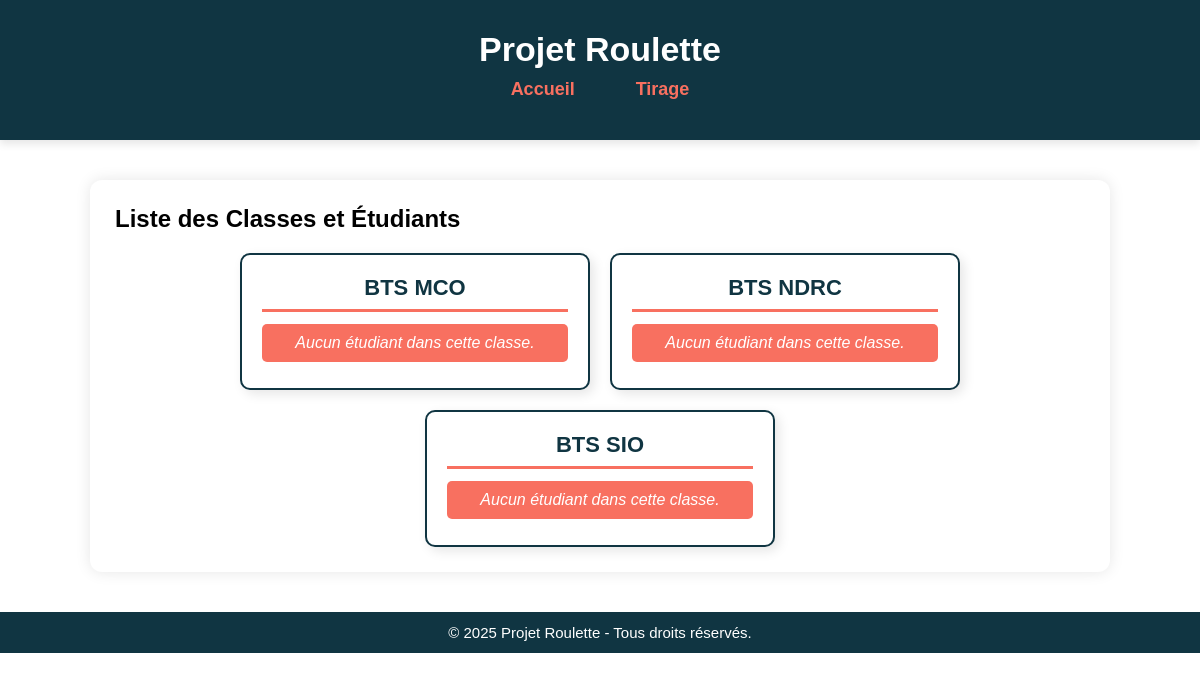
The app's page /, older data.
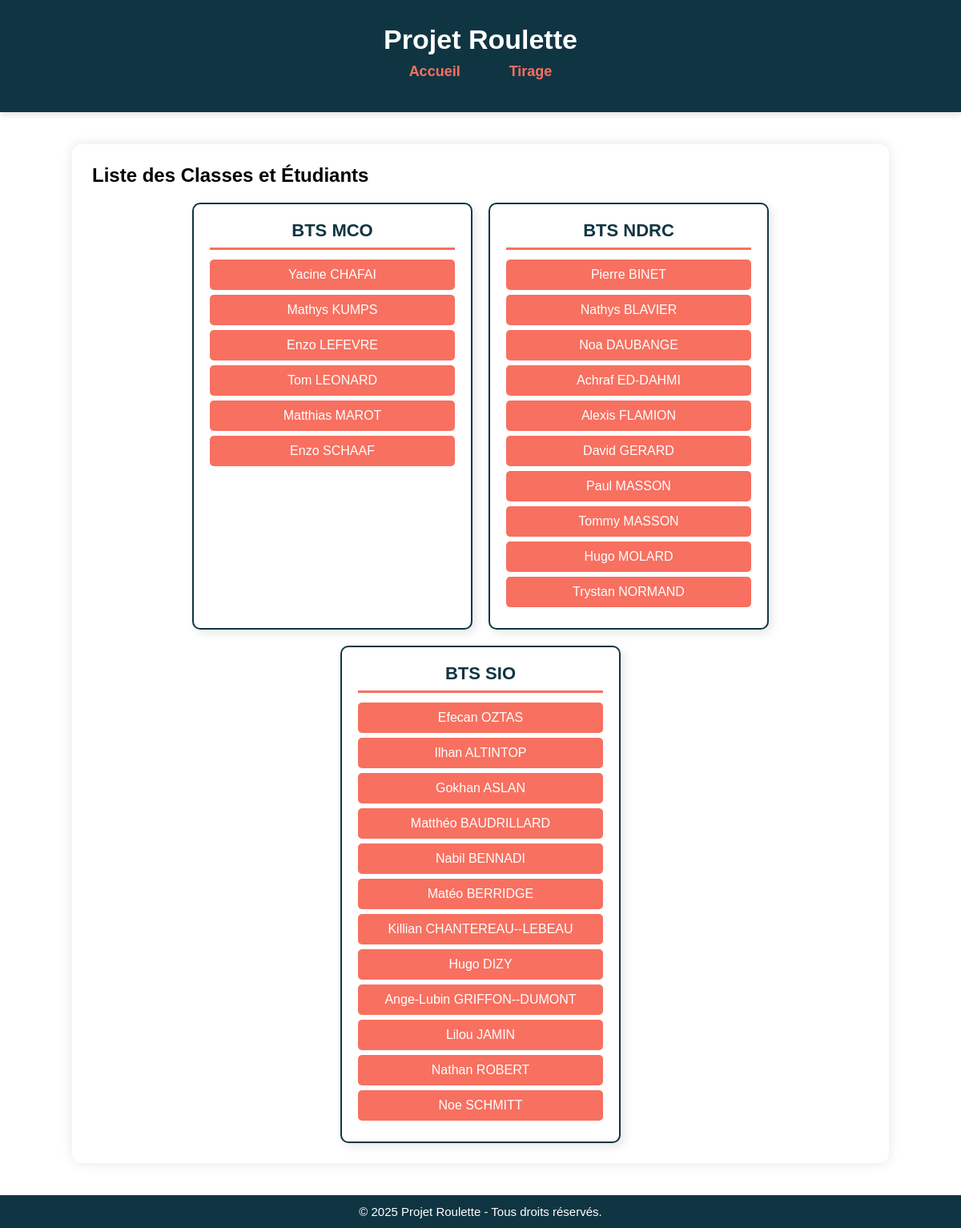
The same page, newer data.
### tables this page shows
CREATE TABLE `class` (
    `idClass` int(11) NOT NULL AUTO_INCREMENT,
    `nameClass` varchar(30) NOT NULL,
    PRIMARY KEY (`idClass`),
    UNIQUE (`nameClass`)
);

CREATE TABLE `student` (
    `id` int(11) NOT NULL AUTO_INCREMENT,
    `surname` varchar(60) NOT NULL,
    `firstname` varchar(30) NOT NULL,
    `idClass` int(11),   
    `ldap` tinyint(1) NOT NULL DEFAULT 0,
    `bool` tinyint(1) NOT NULL DEFAULT 0,
    `passage` int(5) NOT NULL DEFAULT 0,
    `absence` tinyint(1) NOT NULL DEFAULT 0,
    `noteaddition` int(100) DEFAULT NULL,
    `notetotal` int(10) DEFAULT NULL,
    `average` int(10) DEFAULT NULL,
    PRIMARY KEY (`id`),
    FOREIGN KEY (`idClass`) REFERENCES `class`(`idClass`) ON DELETE CASCADE
);

### src/c/controllerAccueil.php (called while the page is built, shortened)
<?php
include_once "src/m/bd.class.inc.php";
include_once "src/m/bd.student.inc.php";
$CLASS = new modele_class();
$STUDENT = new modele_student();
$classes = $CLASS->getAllClasses();
include_once "src/v/accueil.php";
?>

### index.php (called while the page is built, shortened)
<?php
include_once "src/m/bd.inc.php";
include_once "src/c/controller.php";
include "src/c/controller.php";
?>

### src/m/bd.inc.php (called while the page is built)
<?php
class connexion_PDO {
    private $login = "root";
    private $mdp = "";
    private $bd = "roulette";
    private $serveur = "localhost";
    protected static $CNX = null;
    public function __construct() {
        if (self::$CNX === null) {
            try {
                self::$CNX = new PDO("mysql:host=$this->serveur;dbname=$this->bd;charset=UTF8", $this->login, $this->mdp);
                self::$CNX->setAttribute(PDO::ATTR_ERRMODE, PDO::ERRMODE_EXCEPTION);
            } catch (PDOException $e) {
                throw new Exception("Erreur de connexion à la base de données : " . $e->getMessage());
            }
        }
    }
    public function getConnection() {
        return self::$CNX;
    }
}
?>

### src/m/bd.class.inc.php (called while the page is built, shortened)
<?php
include_once "bd.inc.php";
class modele_class {
    private $pdo;
    public function __construct() {
        $this->pdo = (new connexion_PDO())->getConnection();
    }
    public function getAllClasses() {
        try {
            $req = $this->pdo->prepare("SELECT * FROM class");
            $req->execute();
            return $req->fetchAll(PDO::FETCH_ASSOC);
        } catch (PDOException $e) {
            throw new Exception("Erreur lors de la récupération des classes : " . $e->getMessage());
        }
    }
}
?>

### src/m/bd.student.inc.php (called while the page is built, shortened)
<?php
include_once "bd.inc.php";
class modele_student {
    private $pdo;
    public function __construct() {
        $this->pdo = (new connexion_PDO())->getConnection();
    }
    public function getStudentsByClass($idClass) {
        try {
            $req = $this->pdo->prepare("SELECT * FROM student WHERE idClass = :idClass");
            $req->bindValue(':idClass', $idClass, PDO::PARAM_INT);
            $req->execute();
            return $req->fetchAll(PDO::FETCH_ASSOC);
        } catch (PDOException $e) {
            throw new Exception("Erreur lors de la récupération des étudiants par classe : " . $e->getMessage());
        }
    }
}
?>

### src/v/accueil.php (the view, shortened to what this page needs)
<!DOCTYPE html>
<html lang="fr">
<head>
    <link rel="stylesheet" href="src/assets/accueil.css">
</head>
<body>
<header>
    <div class="header-container">
        <h1>Projet Roulette</h1>
        <nav class="navbar">
            <ul class="nav-links">
                <li><a href="index.php?action=accueil">Accueil</a></li>
                <li><a href="index.php?action=tirage">Tirage</a></li>
            </ul>
        </nav>
    </div>
</header>
<main class="container">
    <h2>Liste des Classes et Étudiants</h2>
    <?php if (!empty($classes)) { ?>
        <div class="class-container">
            <?php foreach ($classes as $classe) { ?>
                <div class="class-block">
                    <h3><?= htmlspecialchars($classe['nameClass']) ?></h3>
                    <ul>
                        <?php
                        $students = $STUDENT->getStudentsByClass($classe['idClass']);
                        if (!empty($students)) {
                            foreach ($students as $student) { ?>
                                <li class="student-item"><?= htmlspecialchars($student['firstname'] . " " . $student['surname']) ?></li>
                        <?php }
                        } else { ?>
                            <li class="no-student">Aucun étudiant dans cette classe.</li>
                        <?php } ?>
                    </ul>
                </div>
            <?php } ?>
        </div>
    <?php } else { ?>
        <p class="no-class">Aucune classe disponible.</p>
    <?php } ?>
</main>
<footer>
    <p>&copy; 2025 Projet Roulette - Tous droits réservés.</p>
</footer>
</body>
</html>

### src/c/controller.php (shortened to what this page needs)
<?php
$action = isset($_GET['action']) ? htmlspecialchars($_GET['action']) : "accueil";
switch ($action) {
    case "accueil":
        include "controllerAccueil.php";
        break;
}
?>

### src/assets/accueil.css (style rules this page uses)
* { margin: 0; padding: 0; box-sizing: border-box; font-family: "Arial", sans-serif; }
.header-container { text-align: center; padding: 30px 0; background-color: #103542; color: white; box-shadow: 0px 4px 8px rgba(0, 0, 0, 0.1); }
.header-container h1 { font-size: 34px; font-weight: bold; }
.navbar { display: flex; justify-content: center; background-color: transparent; padding: 10px 0; }
.nav-links { list-style: none; display: flex; gap: 25px; padding: 0; }
.nav-links li a { color: #F87060; text-decoration: none; font-size: 18px; font-weight: bold; padding: 12px 18px; border-radius: 5px; transition: background 0.3s, color 0.3s, transform 0.2s; }
.container { width: 85%; margin: 40px auto; padding: 25px; background: white; box-shadow: 0px 0px 15px rgba(0, 0, 0, 0.1); border-radius: 12px; }
.class-container { display: flex; flex-wrap: wrap; justify-content: center; gap: 20px; margin-top: 20px; }
.class-block { background: white; border: 2px solid #103542; padding: 20px; width: 350px; box-shadow: 4px 4px 12px rgba(0, 0, 0, 0.1); border-radius: 10px; text-align: center; transition: transform 0.2s, box-shadow 0.2s; }
.class-block h3 { color: #103542; font-size: 22px; border-bottom: 3px solid #F87060; padding-bottom: 8px; margin-bottom: 12px; }
.class-block ul { list-style: none; padding: 0; text-align: left; }
.class-block ul li { background: #F87060; color: white; margin: 6px 0; padding: 10px; border-radius: 5px; text-align: center; font-size: 16px; transition: background 0.3s ease-in-out; }
.student-item { background: #F87060; color: white; margin: 6px 0; padding: 10px; border-radius: 5px; text-align: center; font-size: 16px; transition: background 0.3s ease-in-out; }
footer { text-align: center; padding: 12px; background: #103542; color: white; font-size: 15px; position: relative; bottom: 0; width: 100%; }
.no-student { font-style: italic; color: #777; padding: 10px; }

Row changes from the older to the newer data that the page shows:
changed class "BTS MCO": gains student (firstname+surname "Yacine CHAFAI"); gains student (firstname+surname "Mathys KUMPS"); gains student (firstname+surname "Enzo LEFEVRE"); gains student (firstname+surname "Tom LEONARD"); gains student (firstname+surname "Matthias MAROT"); gains student (firstname+surname "Enzo SCHAAF"); no longer shows "Aucun étudiant dans cette classe."
changed class "BTS NDRC": gains student (firstname+surname "Pierre BINET"); gains student (firstname+surname "Nathys BLAVIER"); gains student (firstname+surname "Noa DAUBANGE"); gains student (firstname+surname "Achraf ED-DAHMI"); gains student (firstname+surname "Alexis FLAMION"); gains student (firstname+surname "David GERARD"); gains student (firstname+surname "Paul MASSON"); gains student (firstname+surname "Tommy MASSON"); gains student (firstname+surname "Hugo MOLARD"); gains student (firstname+surname "Trystan NORMAND"); no longer shows "Aucun étudiant dans cette classe."
changed class "BTS SIO": gains student (firstname+surname "Efecan OZTAS"); gains student (firstname+surname "Ilhan ALTINTOP"); gains student (firstname+surname "Gokhan ASLAN"); gains student (firstname+surname "Matthéo BAUDRILLARD"); gains student (firstname+surname "Nabil BENNADI"); gains student (firstname+surname "Matéo BERRIDGE"); gains student (firstname+surname "Killian CHANTEREAU--LEBEAU"); gains student (firstname+surname "Hugo DIZY"); gains student (firstname+surname "Ange-Lubin GRIFFON--DUMONT"); gains student (firstname+surname "Lilou JAMIN"); gains student (firstname+surname "Nathan ROBERT"); gains student (firstname+surname "Noe SCHMITT"); no longer shows "Aucun étudiant dans cette classe."
